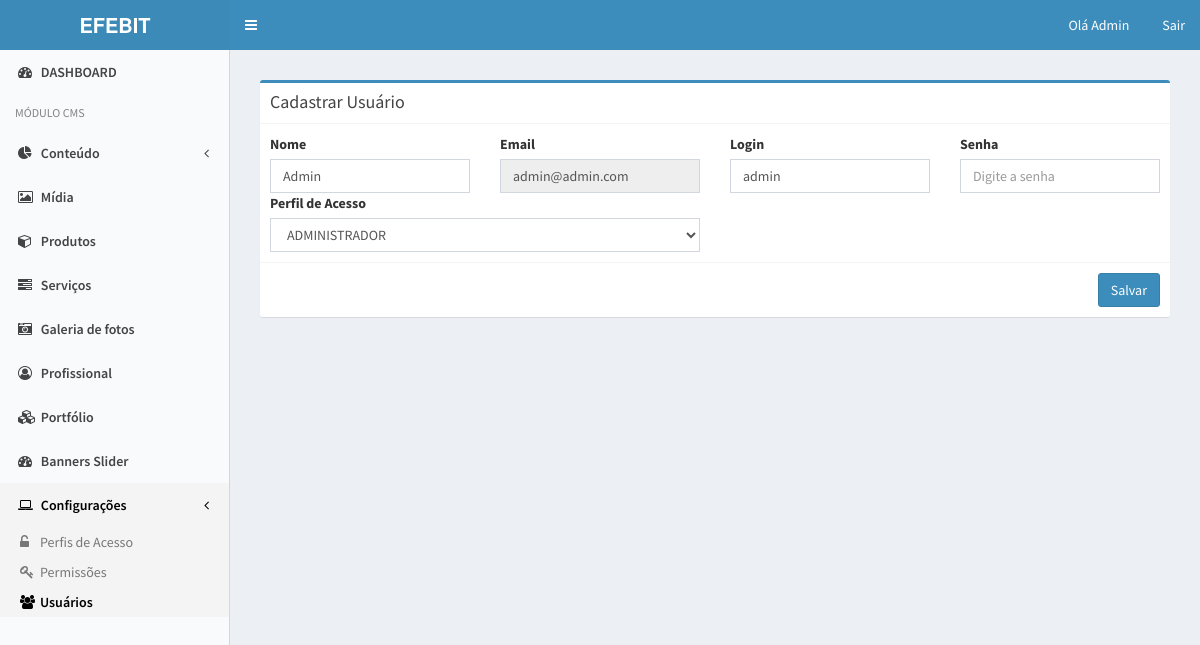
The app's page /admin/usuario/editar/1 (signed in) with its own data.
### tables this page shows
CREATE TABLE IF NOT EXISTS `usuario` (
  `id` int(11) NOT NULL AUTO_INCREMENT,
  `nome` varchar(60) NOT NULL,
  `email` varchar(80) NOT NULL,
  `login` varchar(30) NOT NULL,
  `senha` varchar(150) NOT NULL,
  `perfil_acesso_id` int(11) NOT NULL,
  PRIMARY KEY (`id`)
);

CREATE TABLE IF NOT EXISTS `perfil_acesso` (
  `id` int(11) NOT NULL AUTO_INCREMENT,
  `nome` char(100) NOT NULL,
  `permissoes` varchar(150) NOT NULL,
  PRIMARY KEY (`id`)
);

### admin/core/Controller.php (called while the page is built, shortened)
<?php
class Controller {
    public function carregarView($nomeView, $dadosView = array()) {
        extract($dadosView);
        require 'views/'.$nomeView.'.php';
    }
    public function carregarTemplate($nomeView, $dadosView = array()) {
        require 'views/templates/admin.php';
    }
}

### admin/core/Core.php (called while the page is built, shortened)
<?php
class Core {
    public function iniciar() {
        $url = '/';
        if(isset($_GET['url'])) {
            $url.= $_GET['url'];
        }
        $params = array();
        if(!empty($url) && $url != '/') {
            $url = explode('/', $url);
            array_shift($url);
            array_shift($url);
            if(isset($url[0]) && !empty($url[0])) {
                $acaoAtiva = $url[0];
                array_shift($url);
            } else {
                $acaoAtiva = 'index';
            }
            if(count($url) > 0) {
               $params = $url;
            }
        } else {
            $controllerAtivo = 'DashboardController';
            $acaoAtiva = 'index';
        }
        $controller = new $controllerAtivo();
        call_user_func_array(array($controller, $acaoAtiva), $params);
    }
}
?>

### admin/index.php (called while the page is built, shortened)
<?php
$core = new Core();
$core->iniciar();
?>

### admin/core/Model.php (called while the page is built, shortened)
<?php
class Model {
    public function __construct() {
        global $conexaoBaseDados;
        $this->conexaodb = $conexaoBaseDados;
    }
}

### admin/models/Usuario.php (called while the page is built, shortened)
<?php
class Usuario extends Model {
    public function getInformacoes($id_usuario) {
        $resultado = array();
        try {
            $sql = $this->conexaodb->prepare("SELECT * FROM usuario WHERE id = :id");
            $sql->bindValue(':id', $id_usuario);
            $sql->execute();
            if($sql->rowCount() > 0) {
                $resultado = $sql->fetch();
            }
        } catch(PDOException $e) {
            echo "Não foi possível realizar a busca! ".$e->getMessage();
        }
        return $resultado;
    }
}

### admin/models/PerfilAcesso.php (called while the page is built, shortened)
<?php
class PerfilAcesso extends Model {
    public function getListaPerfisAcesso() {
        $resultado = array();
        $sql = $this->conexaodb->prepare('SELECT * FROM perfil_acesso');
        $sql->execute();
        if($sql->rowCount() > 0) {
            $resultado = $sql->fetchAll();
        }
        return $resultado;
    }
}

### admin/views/telas/forms/formUsuario.php (the view, shortened to what this page needs)
<section class="content">
    <div class="row">
        <div class="col-md-12">
          <div class="box box-primary">
            <div class="box-header with-border">
              <h3 class="box-title">Cadastrar Usuário</h3>
            </div>
            <form role="form" method="post">
              <div class="box-body">
                <div class="row">
                  <div class="col-xs-3">
                      <label for="txtNome">Nome</label>
                      <input type="text" name="nome" class="form-control" id="txtNome" placeholder="Digite o nome"
                        value="<?php echo (!empty($info_usuario['id'])) ? $info_usuario['nome'] : ''; ?>" required>
                  </div>
                  <div class="col-xs-3">
                      <label for="txtNome">Email</label>
                      <input type="email" name="email" class="form-control" id="txtEmail" placeholder="Digite o email"
                        value="<?php echo (!empty($info_usuario['id'])) ? $info_usuario['email'] : ''; ?>"
                        <?php if(!empty($info_usuario['id'])): ?>
                        readonly="true"
                        <?php endif; ?>
                      />
                  </div>
                  <div class="col-xs-3">
                      <label for="txtLogin">Login</label>
                      <input type="text" name="login" class="form-control" id="txtLogin" placeholder="Digite o login para este usuário"
                        value="<?php echo (!empty($info_usuario['id'])) ? $info_usuario['login'] : ''; ?>" required>
                  </div>
                  <div class="col-xs-3">
                       <label for="txtSenha">Senha</label>
                      <input type="password" name="senha" class="form-control" id="txtSenha" placeholder="Digite a senha"
                        <?php if(empty($info_usuario['id'])): ?> required <?php endif; ?>>
                  </div>
                </div>
                <div class="row">
                  <div class="col-xs-6">
                    <label>Perfil de Acesso</label>
                    <select class="form-control" name="perfil">
                    <?php foreach($lista_perfis as $perfil): ?>
                      <option value="<?php echo $perfil['id']; ?>" <?php if(isset($info_usuario['perfil_acesso_id']) && $perfil['id']==$info_usuario['perfil_acesso_id']): ?> selected="selected" <?php endif; ?> >
                      <?php echo $perfil['nome']; ?>
                      </option>
                    <?php endforeach; ?>
                    </select>
                  </div>
                </div>
              </div>
              <div class="box-footer">
                <input type="submit" value="Salvar" class="btn btn-primary pull-right" />
              </div>
            </form>
          </div>
        </div>
    </div>
</section>

### records on screen
usuario: nome "Admin", email "admin@admin.com", login "admin", perfil "ADMINISTRADOR"

### other values on screen
$nome_usuario "Admin"
